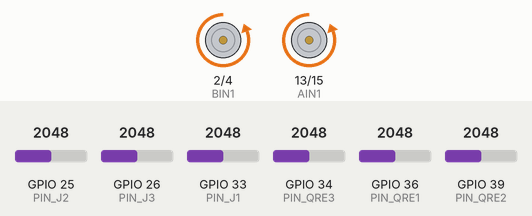
Recording of a sketch running on a simulated ESP32. On the bench: motor-driver pin pairs drawn as motors (green arrow = first pin HIGH = forward, orange = second pin HIGH = backward, longer = more drive). The test bench sets the inputs (shaded band); at power-on: GPIO 25 (PIN_J2) = 2048, GPIO 26 (PIN_J3) = 2048, GPIO 33 (PIN_J1) = 2048, GPIO 34 (PIN_QRE3) = 2048, GPIO 36 (PIN_QRE1) = 2048, GPIO 39 (PIN_QRE2) = 2048. What the sketch prints to the serial monitor is not drawn.

Above: at 0.2 s.
At 1.0 s:
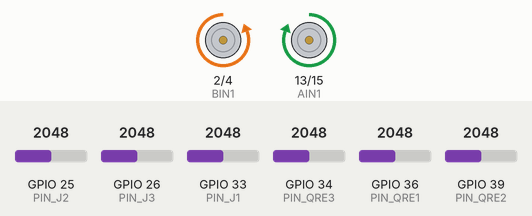
At 6.0 s:
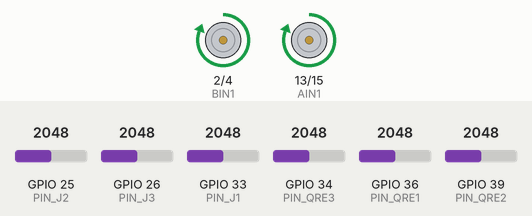
Timing chart, 0 to 8.1 s (numbered marks = the images above):
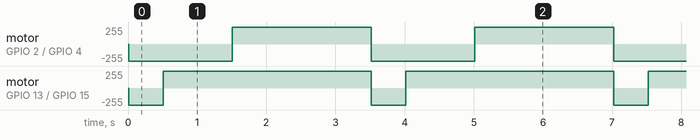

Measured:
- by itself, motor on GPIO 2 (BIN1) / GPIO 4 (BIN2): alternates forward 255/255 for 2.0 s and backward 255/255 for 1.5 s
- by itself, motor on GPIO 13 (AIN1) / GPIO 15 (AIN2): alternates forward 255/255 for 3.0 s and backward 255/255 for 0.50 s

The sketch:

Codigo_nuevo.ino
```cpp
#include <analogWrite.h>
/* Balam 2023 */

// Define pines
// Pines de sensores QRE
#define PIN_QRE1 36
#define PIN_QRE2 39
#define PIN_QRE3 34

// Sensores de motor
const int AIN1 = 13;
const int AIN2 = 15;
const int BIN1 = 2;
const int BIN2 = 4;

// Sensores infrarrojos
#define PIN_J1 33
#define PIN_J2 25
#define PIN_J3 26

// Define retraso de tiempo entre pruebas
int tiempoPruebas = 1000;

void setup() {
  Serial.begin(115200);
  pinMode(PIN_QRE1, INPUT);
  pinMode(PIN_QRE2, INPUT);
  pinMode(PIN_QRE3, INPUT);
  pinMode(PIN_J1, INPUT);
  pinMode(PIN_J2, INPUT);
  pinMode(PIN_J3, INPUT);

  pinMode(AIN1, OUTPUT);
  pinMode(AIN2, OUTPUT);
  pinMode(BIN1, OUTPUT);
  pinMode(BIN2, OUTPUT);
}

void avanzar() {
  digitalWrite(AIN1, HIGH);
  digitalWrite(AIN2, LOW);
  digitalWrite(BIN1, HIGH);
  digitalWrite(BIN2, LOW);
}

void retroceder() {
  digitalWrite(AIN1, LOW);
  digitalWrite(AIN2, HIGH);
  digitalWrite(BIN1, LOW);
  digitalWrite(BIN2, HIGH);
}

void girar() {
  digitalWrite(AIN1, HIGH);
  digitalWrite(AIN2, LOW);
  digitalWrite(BIN1, LOW);
  digitalWrite(BIN2, HIGH);
}

void atacar() {
  // Realizar acciones de ataque
  // ...

  // Ejemplo: Hacer que el robot avance hacia el enemigo
  avanzar();
  delay(1000);  // Avanzar durante 1 segundo

  // ...
}

void loop() {
  // Leer valores de los sensores
  int valorQRE1 = analogRead(PIN_QRE1);
  int valorQRE2 = analogRead(PIN_QRE2);
  int valorQRE3 = analogRead(PIN_QRE3);

  int datoJ1 = analogRead(PIN_J1);
  int datoJ2 = analogRead(PIN_J2);
  int datoJ3 = analogRead(PIN_J3);

  // Imprimir los valores leídos
  Serial.println("Probando Sensores Inferiores");
  Serial.print("QRE1: ");
  Serial.println(valorQRE1);
  Serial.print("QRE2: ");
  Serial.println(valorQRE2);
  Serial.print("QRE3: ");
  Serial.println(valorQRE3);

  // Imprimir los valores leídos de los sensores infrarrojos
  Serial.println("Probando Sensores Infrarrojos");
  Serial.print("J1: ");
  Serial.println(datoJ1);
  Serial.print("J2: ");
  Serial.println(datoJ2);
  Serial.print("J3: ");
  Serial.println(datoJ3);

  // Comprobar si el sensor es blanco o negro
  // Puedes ajustar estos valores según tus necesidades
  if (valorQRE1 < 500 && valorQRE2 < 500 && valorQRE3 < 500) {
    // Los sensores son negros, avanzar
    Serial.println("Avanzar");
    avanzar();
  } else {
    // Los sensores son blancos, retroceder y girar
    Serial.println("Detener, Retroceder y Girar");
    retroceder();
    delay(500);  // Retroceder durante 0.5 segundos
    girar();
    delay(1000); // Girar durante 1 segundo
  }

  // Comprobar si se detecta al enemigo utilizando los sensores infrarrojos
  int threshold = 500;
  if (datoJ1 > threshold || datoJ2 > threshold || datoJ3 > threshold) {
    // Enemigo detectado, atacar
    atacar();
  }

  delay(tiempoPruebas);
}
```
